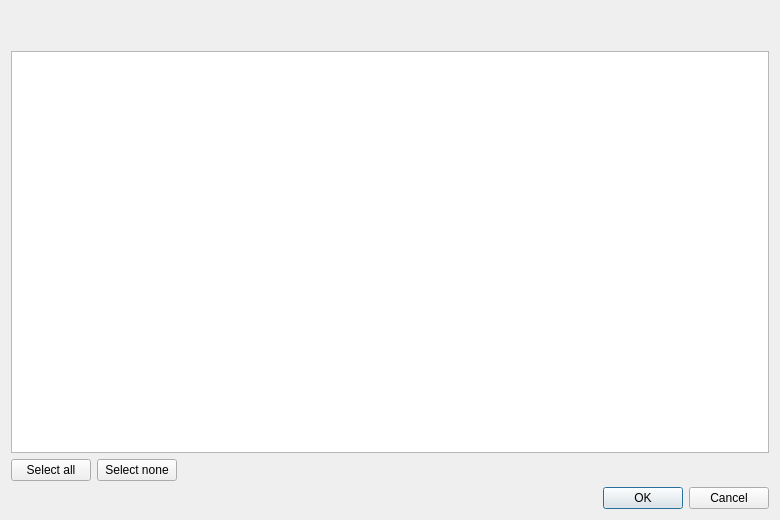
<?xml version='1.0' encoding='UTF-8'?>
<ui version="4.0">
 <class>CollectionDialog</class>
 <widget class="QDialog" name="CollectionDialog">
  <property name="windowTitle">
   <string>Import collection</string>
  </property>
  <property name="geometry">
   <rect>
    <x>0</x>
    <y>0</y>
    <width>780</width>
    <height>520</height>
   </rect>
  </property>
  <layout class="QVBoxLayout" name="layout" stretch="0,0,1,0,0">
   <item>
    <widget class="QLabel" name="heading">
     <property name="text">
      <string />
     </property>
     <property name="wordWrap">
      <bool>true</bool>
     </property>
     <property name="textFormat">
      <enum>Qt::PlainText</enum>
     </property>
    </widget>
   </item>
   <item>
    <widget class="QLabel" name="previewStatus">
     <property name="text">
      <string />
     </property>
     <property name="wordWrap">
      <bool>true</bool>
     </property>
     <property name="textFormat">
      <enum>Qt::PlainText</enum>
     </property>
    </widget>
   </item>
   <item>
    <widget class="QListWidget" name="list" />
   </item>
   <item>
    <layout class="QHBoxLayout" name="selectionRow">
     <item>
      <widget class="QPushButton" name="all">
       <property name="text">
        <string>Select all</string>
       </property>
      </widget>
     </item>
     <item>
      <widget class="QPushButton" name="none">
       <property name="text">
        <string>Select none</string>
       </property>
      </widget>
     </item>
     <item>
      <spacer name="selectionSpace">
       <property name="orientation">
        <enum>Qt::Horizontal</enum>
       </property>
       <property name="sizeHint">
        <size>
         <width>20</width>
         <height>20</height>
        </size>
       </property>
      </spacer>
     </item>
    </layout>
   </item>
   <item>
    <widget class="QDialogButtonBox" name="buttons">
     <property name="standardButtons">
      <set>QDialogButtonBox::Ok|QDialogButtonBox::Cancel</set>
     </property>
    </widget>
   </item>
  </layout>
 </widget>
 <tabstops>
  <tabstop>list</tabstop>
  <tabstop>all</tabstop>
  <tabstop>none</tabstop>
  <tabstop>buttons</tabstop>
 </tabstops>
 <resources />
 <connections />
</ui>
